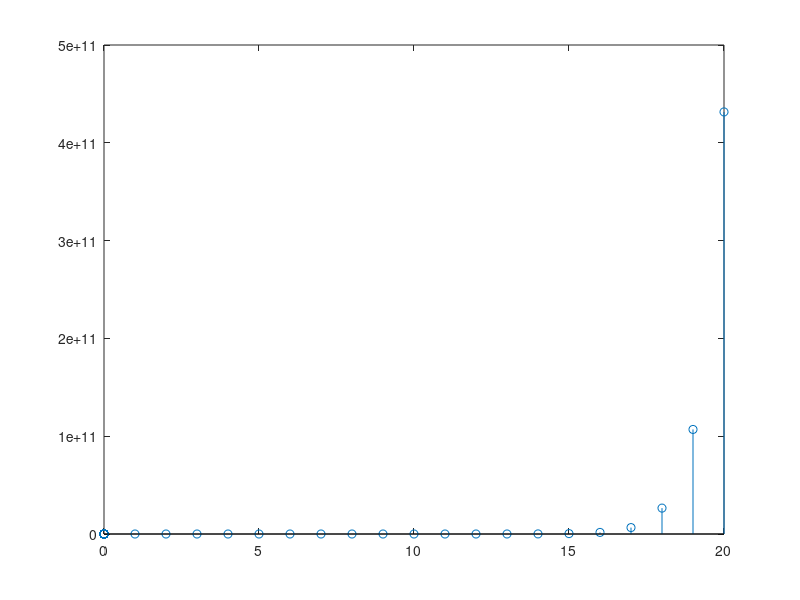

MATLAB code to generate this figure:
yinitial=0;
y=zeros(1,10000);
t=zeros(1,10000);
for n=1:20
    if n==1;
        y(n)=4*yinitial+0.15*yinitial+1;
        t(n)=n; 
    elseif n==2
        y(n)=4*y(n-1)+0.15*yinitial+1;
t(n)=n;
    else
        y(n)=4*y(n-1)+0.15*y(n-2)+1;
        t(n)=n;
    end
end
stem(t,y)